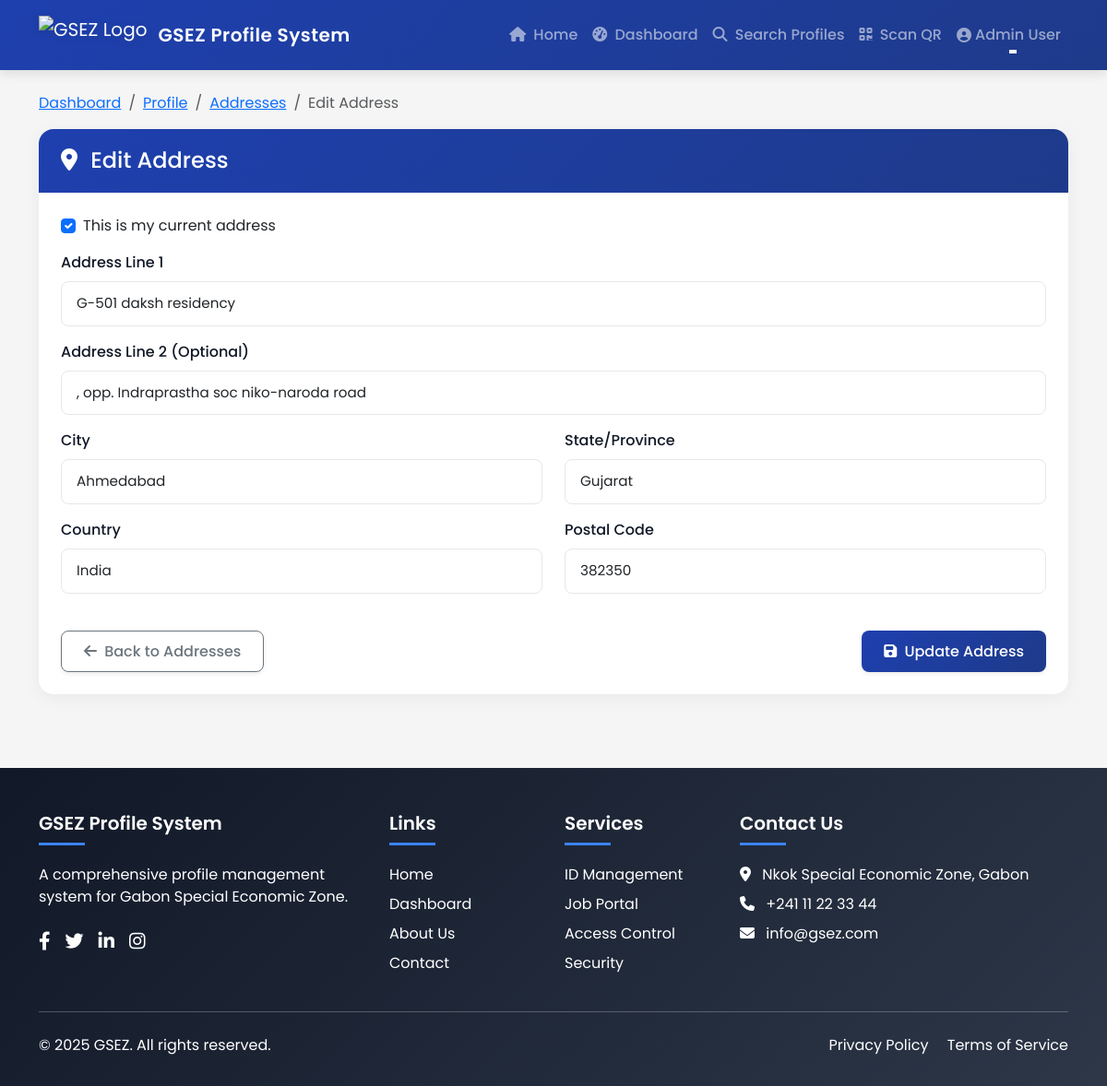
The app's page /profile/GSEZ-HR001/address/1/edit/ (signed in) with its own data.
### profile_system/models.py (models this page shows, shortened)
class Address(models.Model):
    profile = models.ForeignKey(Profile, on_delete=models.CASCADE, related_name='addresses')
    address_line1 = models.CharField(max_length=255)
    address_line2 = models.CharField(max_length=255, blank=True)
    city = models.CharField(max_length=100)
    state = models.CharField(max_length=100)
    country = models.CharField(max_length=100)
    postal_code = models.CharField(max_length=20)
    is_current = models.BooleanField(default=True)

### profile_system/views.py (the view)
# urls.py: path('profile/<str:gsez_id>/address/<int:address_id>/edit/', views.edit_address, name='edit_address'),
@login_required
def edit_address(request, gsez_id, address_id):
    profile = get_object_or_404(Profile, gsez_id=gsez_id)
    address = get_object_or_404(Address, id=address_id, profile=profile)
    if request.user != profile.user and not request.user.is_staff:
        messages.error(request, 'You do not have permission to edit this profile.')
        return redirect('profile_detail', gsez_id=gsez_id)
    if request.method == 'POST':
        form = AddressForm(request.POST, instance=address)
        if form.is_valid():
            form.save()
            messages.success(request, 'Address updated successfully.')
            return redirect('addresses', gsez_id=gsez_id)
    else:
        form = AddressForm(instance=address)
    context = {
        'form': form,
        'profile': profile,
        'address': address,
        'is_edit': True,
    }
    referer = request.META.get('HTTP_REFERER', '')
    if 'custom-admin' in referer:
        return render(request, 'admin/users/edit_address.html', context)
    else:
        return render(request, 'profile_system/edit_address.html', context)

### profile_system/forms.py
class AddressForm(forms.ModelForm):
    class Meta:
        model = Address
        exclude = ('profile',)
        widgets = {
            'address_line1': forms.TextInput(attrs={'class': 'form-control'}),
            'address_line2': forms.TextInput(attrs={'class': 'form-control'}),
            'city': forms.TextInput(attrs={'class': 'form-control'}),
            'state': forms.TextInput(attrs={'class': 'form-control'}),
            'country': forms.TextInput(attrs={'class': 'form-control'}),
            'postal_code': forms.TextInput(attrs={'class': 'form-control'}),
            'is_current': forms.CheckboxInput(attrs={'class': 'form-check-input'}),
        }
    def __init__(self, *args, **kwargs):
        profile = kwargs.pop('profile', None)
        super().__init__(*args, **kwargs)
        if profile and not self.instance.pk:
            self.initial['country'] = profile.nationality

### profile_system/models.py (called while the page is built)
    @property
    def is_admin(self):
        return self.role == 'admin'

### templates/profile_system/edit_address.html (shortened to what this page needs)
{% extends 'base.html' %}
{% load static %}
{% block content %}
<div class="container mt-4">
    <div class="row">
        <div class="col-md-12">
            <nav aria-label="breadcrumb">
                <ol class="breadcrumb">
                    <li class="breadcrumb-item"><a href="{% url 'dashboard' %}">Dashboard</a></li>
                    <li class="breadcrumb-item"><a href="{% url 'profile_detail' gsez_id=profile.gsez_id %}">Profile</a></li>
                    <li class="breadcrumb-item"><a href="{% url 'addresses' gsez_id=profile.gsez_id %}">Addresses</a></li>
                    <li class="breadcrumb-item active" aria-current="page">Edit Address</li>
                </ol>
            </nav>
        </div>
    </div>
    <div class="row">
        <div class="col-md-12">
            <div class="card">
                <div class="card-header bg-primary text-white">
                    <h4 class="mb-0">
                        <i class="fas fa-map-marker-alt me-2"></i> Edit Address
                    </h4>
                </div>
                <div class="card-body">
                    <form method="post">
                        <div class="row mb-3">
                            <div class="col-md-12">
                                <div class="form-check mb-3">
                                    {{ form.is_current }}
                                    <label class="form-check-label" for="{{ form.is_current.id_for_label }}">
                                        This is my current address
                                    </label>
                                </div>
                            </div>
                            <div class="col-md-12 mb-3">
                                <label for="{{ form.address_line1.id_for_label }}" class="form-label">Address Line 1</label>
                                {{ form.address_line1 }}
                            </div>
                            <div class="col-md-12 mb-3">
                                <label for="{{ form.address_line2.id_for_label }}" class="form-label">Address Line 2 (Optional)</label>
                                {{ form.address_line2 }}
                            </div>
                            <div class="col-md-6 mb-3">
                                <label for="{{ form.city.id_for_label }}" class="form-label">City</label>
                                {{ form.city }}
                            </div>
                            <div class="col-md-6 mb-3">
                                <label for="{{ form.state.id_for_label }}" class="form-label">State/Province</label>
                                {{ form.state }}
                            </div>
                            <div class="col-md-6 mb-3">
                                <label for="{{ form.country.id_for_label }}" class="form-label">Country</label>
                                {{ form.country }}
                            </div>
                            <div class="col-md-6 mb-3">
                                <label for="{{ form.postal_code.id_for_label }}" class="form-label">Postal Code</label>
                                {{ form.postal_code }}
                            </div>
                        </div>
                        <div class="d-flex justify-content-between mt-4">
                            <a href="{% url 'addresses' gsez_id=profile.gsez_id %}" class="btn btn-outline-secondary">
                                <i class="fas fa-arrow-left me-1"></i> Back to Addresses
                            </a>
                            <button type="submit" class="btn btn-primary">
                                <i class="fas fa-save me-1"></i> Update Address
                            </button>
                        </div>
                    </form>
                </div>
            </div>
        </div>
    </div>
</div>
{% endblock %}

### templates/base.html (shortened to what this page needs)
<!DOCTYPE html>
<html lang="en">
<head>
    <link href="https://cdn.jsdelivr.net/npm/bootstrap@5.3.0/dist/css/bootstrap.min.css" rel="stylesheet">
    <link rel="stylesheet" href="https://cdnjs.cloudflare.com/ajax/libs/font-awesome/6.4.0/css/all.min.css">
    <link href="https://unpkg.com/aos@2.3.1/dist/aos.css" rel="stylesheet">
</head>
<body>
    <nav class="navbar navbar-expand-lg navbar-dark sticky-top">
        <div class="container">
            <a class="navbar-brand" href="{% url 'home' %}">
                <img src="/static/img/GSEZ.png" alt="GSEZ Logo">
                <span>GSEZ Profile System</span>
            </a>
            <div class="collapse navbar-collapse" id="navbarNav">
                <ul class="navbar-nav ms-auto">
                    <li class="nav-item">
                        <a class="nav-link" href="{% url 'home' %}">
                            <i class="fas fa-home me-1"></i> Home
                        </a>
                    </li>
                    {% if user.is_authenticated %}
                        <li class="nav-item">
                            <a class="nav-link" href="{% url 'dashboard' %}">
                                <i class="fas fa-tachometer-alt me-1"></i> Dashboard
                            </a>
                        </li>
                        {% if user.is_staff %}
                            <li class="nav-item">
                                <a class="nav-link" href="{% url 'search_profiles' %}">
                                    <i class="fas fa-search me-1"></i> Search Profiles
                                </a>
                            </li>
                            <li class="nav-item">
                                <a class="nav-link" href="{% url 'scan_qr' %}">
                                    <i class="fas fa-qrcode me-1"></i> Scan QR
                                </a>
                            </li>
                        {% endif %}
                        <li class="nav-item dropdown">
                            <a class="nav-link dropdown-toggle d-flex align-items-center" href="#" id="userDropdown" role="button" data-bs-toggle="dropdown">
                                {% if user.profile.photo %}
                                    <img src="{{ user.profile.photo.url }}" alt="Profile" class="rounded-circle me-2" style="width: 28px; height: 28px; object-fit: cover;">
                                {% else %}
                                    <i class="fas fa-user-circle me-1"></i>
                                {% endif %}
                                {{ user.get_full_name|default:user.username }}
                            </a>
                        </li>
                    {% endif %}
                </ul>
            </div>
        </div>
    </nav>
    <main>
        {% block content %}{% endblock %}
    </main>
    <footer class="footer">
        <div class="container">
            <div class="row">
                <div class="col-lg-4 mb-4 mb-lg-0">
                    <h5>GSEZ Profile System</h5>
                    <p class="mb-4">A comprehensive profile management system for Gabon Special Economic Zone.</p>
                    <div class="d-flex gap-3">
                        <a href="#" class="text-white"><i class="fab fa-facebook-f fa-lg"></i></a>
                        <a href="#" class="text-white"><i class="fab fa-twitter fa-lg"></i></a>
                        <a href="#" class="text-white"><i class="fab fa-linkedin-in fa-lg"></i></a>
                        <a href="#" class="text-white"><i class="fab fa-instagram fa-lg"></i></a>
                    </div>
                </div>
                <div class="col-lg-2 col-md-4 col-6 mb-4 mb-md-0">
                    <h5>Links</h5>
                    <ul class="list-unstyled">
                        <li class="mb-2"><a href="{% url 'home' %}" class="text-white text-decoration-none">Home</a></li>
                        <li class="mb-2"><a href="{% url 'dashboard' %}" class="text-white text-decoration-none">Dashboard</a></li>
                        <li class="mb-2"><a href="#" class="text-white text-decoration-none">About Us</a></li>
                        <li><a href="#" class="text-white text-decoration-none">Contact</a></li>
                    </ul>
                </div>
                <div class="col-lg-2 col-md-4 col-6 mb-4 mb-md-0">
                    <h5>Services</h5>
                    <ul class="list-unstyled">
                        <li class="mb-2"><a href="#" class="text-white text-decoration-none">ID Management</a></li>
                        <li class="mb-2"><a href="{% url 'job_list' %}" class="text-white text-decoration-none">Job Portal</a></li>
                        <li class="mb-2"><a href="#" class="text-white text-decoration-none">Access Control</a></li>
                        <li><a href="#" class="text-white text-decoration-none">Security</a></li>
                    </ul>
                </div>
                <div class="col-lg-4 col-md-4">
                    <h5>Contact Us</h5>
                    <ul class="list-unstyled">
                        <li class="mb-2"><i class="fas fa-map-marker-alt me-2"></i> Nkok Special Economic Zone, Gabon</li>
                        <li class="mb-2"><i class="fas fa-phone me-2"></i> +241 11 22 33 44</li>
                        <li class="mb-2"><i class="fas fa-envelope me-2"></i> info@gsez.com</li>
                    </ul>
                </div>
            </div>
            <hr class="my-4 bg-light">
            <div class="row">
                <div class="col-md-6">
                    <p class="mb-md-0">&copy; {% now "Y" %} GSEZ. All rights reserved.</p>
                </div>
                <div class="col-md-6 text-md-end">
                    <p class="mb-0">
                        <a href="#" class="text-white text-decoration-none me-3">Privacy Policy</a>
                        <a href="#" class="text-white text-decoration-none">Terms of Service</a>
                    </p>
                </div>
            </div>
        </div>
    </footer>
</body>
</html>

### templates/base.html (style rules this page uses)
:root { --primary-color: #1e40af; --primary-light: #3b82f6; --primary-dark: #1e3a8a; --secondary-color: #0ea5e9; --accent-color: #f59e0b; --dark-color: #111827; --light-color: #f9fafb; --gray-color: #6b7280; --success-color: #10b981; --warning-color: #f59e0b; --danger-color: #ef4444; }
body { font-family: 'Poppins', sans-serif; background-color: #f5f5f5; color: var(--dark-color); }
.navbar { background: linear-gradient(135deg, var(--primary-color) 0%, var(--primary-dark) 100%); box-shadow: 0 4px 12px rgba(0, 0, 0, 0.1); padding: 0.75rem 1rem; }
.navbar-brand { display: flex; align-items: center; }
.navbar-brand img { height: 42px; margin-right: 12px; filter: drop-shadow(0 2px 4px rgba(0,0,0,0.1)); transition: transform 0.3s ease; }
.navbar-brand span { font-weight: 600; font-size: 1.25rem; letter-spacing: 0.5px; }
.nav-link { font-weight: 500; padding: 0.5rem 1rem; position: relative; transition: all 0.3s ease; }
.nav-link:after { content: ''; position: absolute; width: 0; height: 2px; bottom: 0; left: 50%; background-color: white; transition: all 0.3s ease; transform: translateX(-50%); }
.btn { font-weight: 500; border-radius: 8px; padding: 0.6rem 1.5rem; transition: all 0.3s ease; box-shadow: 0 2px 5px rgba(0, 0, 0, 0.08); }
.btn-primary { background: linear-gradient(135deg, var(--primary-color) 0%, var(--primary-dark) 100%); border: none; }
.card { border: none; border-radius: 16px; box-shadow: 0 4px 20px rgba(0, 0, 0, 0.05); transition: all 0.4s ease; overflow: hidden; }
.card-header { background: linear-gradient(135deg, var(--primary-color) 0%, var(--primary-dark) 100%); color: white; font-weight: 600; padding: 1.25rem 1.5rem; border-bottom: none; }
.card-body { padding: 1.5rem; }
.footer { background: linear-gradient(135deg, var(--dark-color) 0%, #2d3748 100%); color: white; padding: 3rem 0 2rem; margin-top: 5rem; }
.footer h5 { font-weight: 600; margin-bottom: 1.25rem; position: relative; padding-bottom: 0.75rem; }
.footer h5:after { content: ''; position: absolute; width: 50px; height: 3px; background-color: var(--primary-light); bottom: 0; left: 0; }
.form-control, .form-select { border-radius: 8px; padding: 0.75rem 1rem; border: 1px solid #e5e7eb; font-size: 0.95rem; box-shadow: none; transition: all 0.3s ease; }
.form-label { font-weight: 500; margin-bottom: 0.5rem; color: var(--dark-color); }

### records on screen
Address: is_current "☑", address_line1 "G-501 daksh residency", address_line2 ", opp. Indraprastha soc niko-naroda road", city "Ahmedabad", state "Gujarat", country "India", postal_code "382350"

### other values on screen
{{ user.get_full_name|default:user.username }} "Admin User"
